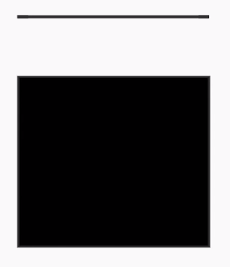
#> input picture contours.png, 230 x 267 px
$ python 30-findtours.py
#> lines starting #> are read from the running program, lines starting #| are printed output that depends on the picture; after the words box and inside, x2 and y2 are one past the last pixel; in counts of white or black regions, pixels touching at a corner belong together
import cv2
import numpy as np

img = cv2.imread("./contours.png")
#> img is the input picture: shape (267, 230, 3); mean B, G, R 114.9, 113.9, 114.9
# 转单通道
gray = cv2.cvtColor(img, cv2.COLOR_BGR2GRAY)
# 二值化
ret, binary = cv2.threshold(gray, 150, 255, cv2.THRESH_BINARY)
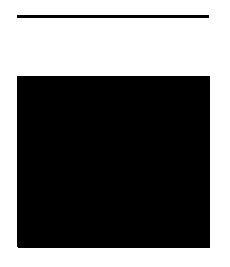
#> binary: shape (267, 230); 45% white; 1 white region
# 查找轮廓
contours, hierarchy = cv2.findContours(binary, cv2.RETR_LIST, cv2.CHAIN_APPROX_SIMPLE)
#> contours = 3 contours; box (x1, y1, x2, y2) and area: (0, 0, 230, 267) 60914, (16, 75, 211, 249) 33558, (16, 14, 210, 19) 770

# 绘制轮廓(目标图像， 轮廓， 绘制第几个轮廓， 颜色， 是否填充)
cv2.drawContours(img, contours, -1, (0, 0, 255), 1)
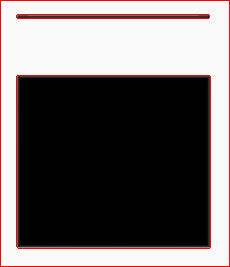
#> img: shape (267, 230, 3); 3.43% of pixels changed, all inside (x1, y1, x2, y2) = (0, 0, 230, 267)


# 计算面积
# area = cv2.contourArea(contours[0])

# 计算周长
# length = cv2.arcLength(contours[0], False)

def drawShape(src, points):
    i = 0
    while i < len(points):
        if i == (len(points) - 1):
            x, y = points[i][0]
            x1, y1 = points[0][0]
        else:
            x, y = points[i][0]
            x1, y1 = points[i + 1][0]
        cv2.line(src, (x, y), (x1, y1), (0, 0, 255), 3)
        i += 1


img = cv2.imread("./shou.png")
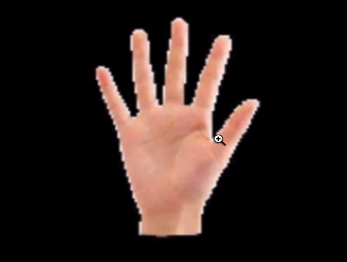
#> input picture shou.png, 347 x 262 px
#> img is the input picture: shape (262, 347, 3); mean B, G, R 28.5, 31.4, 44.2
gray = cv2.cvtColor(img, cv2.COLOR_BGR2GRAY)
#> gray: shape (262, 347)
ret, binary = cv2.threshold(gray, 150, 255, cv2.THRESH_BINARY)
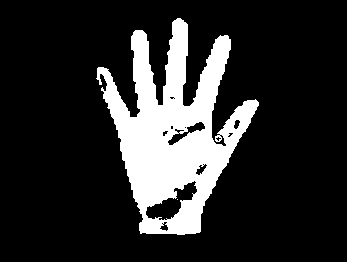
#> binary: shape (262, 347); 17.3% white; 2 white regions (1 under 20 px)
contours, hirearchy = cv2.findContours(binary, cv2.RETR_EXTERNAL, cv2.CHAIN_APPROX_SIMPLE)
#> contours = 1 contour; box (x1, y1, x2, y2) and area: (96, 18, 259, 235) 16360; hirearchy = [[-1, -1, -1, -1]]

"""多边形逼近"""
# 精度
e = 2
approx = cv2.approxPolyDP(contours[0], e, True)
#> approx = contour of 82 points, box (x1, y1, x2, y2) (96, 18, 259, 235), area 16546
drawShape(img, approx)
#> the loop in drawShape, `while i < len(points):` made 82 passes
#> (x, y, x1, y1) on passes 1 to 12: (180, 18, 172, 22), (172, 22, 173, 36), (173, 36, 169, 40), (169, 40, 170, 49), (170, 49, 167, 52), (167, 52, 168, 63), (168, 63, 165, 65), (165, 65, 166, 84), (166, 84, 163, 86), (163, 86, 162, 105), (162, 105, 158, 105), (158, 105, 155, 98)
#> after the loop in drawShape, `while i < len(points):`:
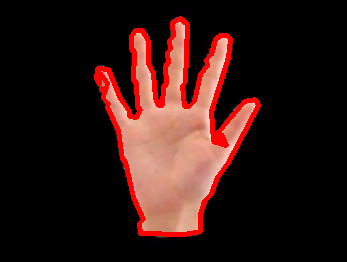
#> src: shape (262, 347, 3); mean B, G, R 21, 23.4, 49.9
#> after the loop in drawShape, `while i < len(points):`: i = 82

"""
    凸包
"""
hull = cv2.convexHull(contours[0])
#> hull = contour of 17 points, box (x1, y1, x2, y2) (96, 18, 259, 235), area 24278
drawShape(img, hull)
#> the loop in drawShape (call 2), `while i < len(points):` made 17 passes
#> (x, y, x1, y1) on passes 1 to 12: (180, 18, 227, 35), (227, 35, 228, 36), (228, 36, 230, 39), (230, 39, 258, 102), (258, 102, 258, 105), (258, 105, 200, 231), (200, 231, 199, 232), (199, 232, 195, 233), (195, 233, 184, 234), (184, 234, 177, 234), (177, 234, 140, 233), (140, 233, 139, 230)
#> after the loop in drawShape (call 2), `while i < len(points):`:
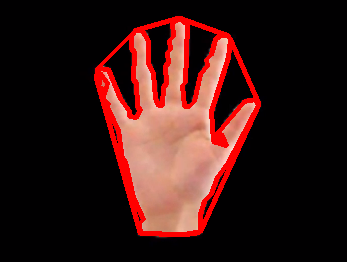
#> src: shape (262, 347, 3); 2.1% of pixels changed, all inside (x1, y1, x2, y2) = (94, 16, 261, 237)
#> after the loop in drawShape (call 2), `while i < len(points):`: i = 17

# 最小外接矩形 含有角度
rotatedrect = cv2.minAreaRect(contours[0])
#> rotatedrect = ((187, 125.3), (149.3, 211.9), -15.8)
box = cv2.boxPoints(rotatedrect)
#> box = [[144, 247.6], [86.29, 43.66], [230, 3.01], [287.7, 206.9]]
box = np.int0(box)
#> box = [[143, 247], [86, 43], [229, 3], [287, 206]]
cv2.drawContours(img, [box], 0, (0, 0, 255), 2)

# 最大外接矩形
x, y, w, h = cv2.boundingRect(contours[0])
#> x = 96; y = 18; w = 163; h = 217
cv2.rectangle(img, (x, y), (x + w, y + h), (255, 0, 0), 2)
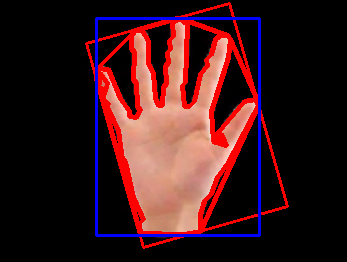
#> img: shape (262, 347, 3); mean B, G, R 27.3, 23.4, 57.7

cv2.imshow("test", img)
cv2.imshow("binary", binary)
cv2.waitKey(0)
